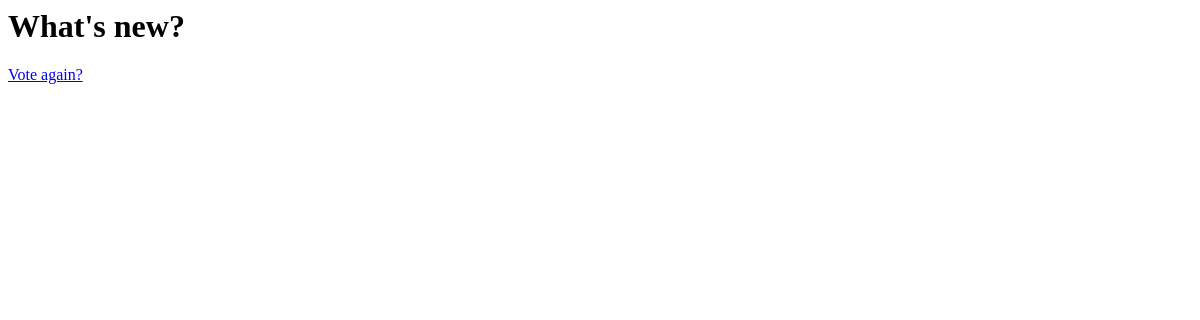
Page /polls/5/results/ on the earlier database version.
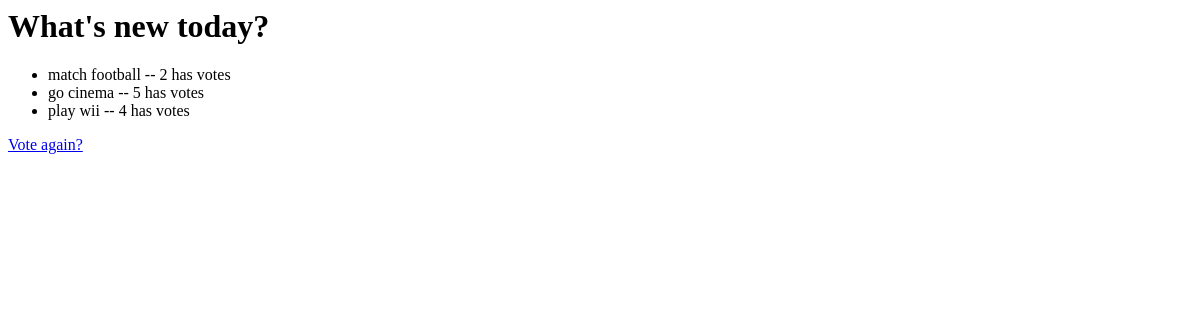
Same page on the later database version.
### polls/models.py (models this page shows, shortened)
class Question(models.Model):
	question_text = models.CharField(max_length = 200)
	pub_date = models.DateTimeField('date published')
	def was_published_recently(self):
		now = timezone.now()
		return now - datetime.timedelta(days=1) <= self.pub_date <= now
	was_published_recently.admin_order_field = 'pub_date'
	was_published_recently.boolean = True
	was_published_recently.short_description = 'Published recently?'

class Choice(models.Model):
	question = models.ForeignKey(Question)
	choice_text = models.CharField(max_length = 200)
	votes = models.IntegerField(default = 0)

### polls/views.py (the view)
# urls.py: url(r'^(?P<pk>[0-9]+)/results/$', views.ResultsView.as_view(), name='results'),
class ResultsView(generic.DetailView):
    model = Question
    template_name = 'polls/results.html'

### polls/templates/polls/results.html
<h1>{{ question.question_text }}</h1>
<ul>
{% for choice in question.choice_set.all %}
    <li>{{ choice.choice_text }} -- {{ choice.votes }} has vote{{ choice.votes|pluralize }}</li>
{% endfor %}
</ul>
<a href="{% url 'polls:detail' question.id %}">Vote again?</a>

Differences in the rows shown:
changed Question: question_text "What's new?" → "What's new today?"
added Choice: choice_text "match football", votes "2"
added Choice: choice_text "go cinema", votes "5"
added Choice: choice_text "play wii", votes "4"
